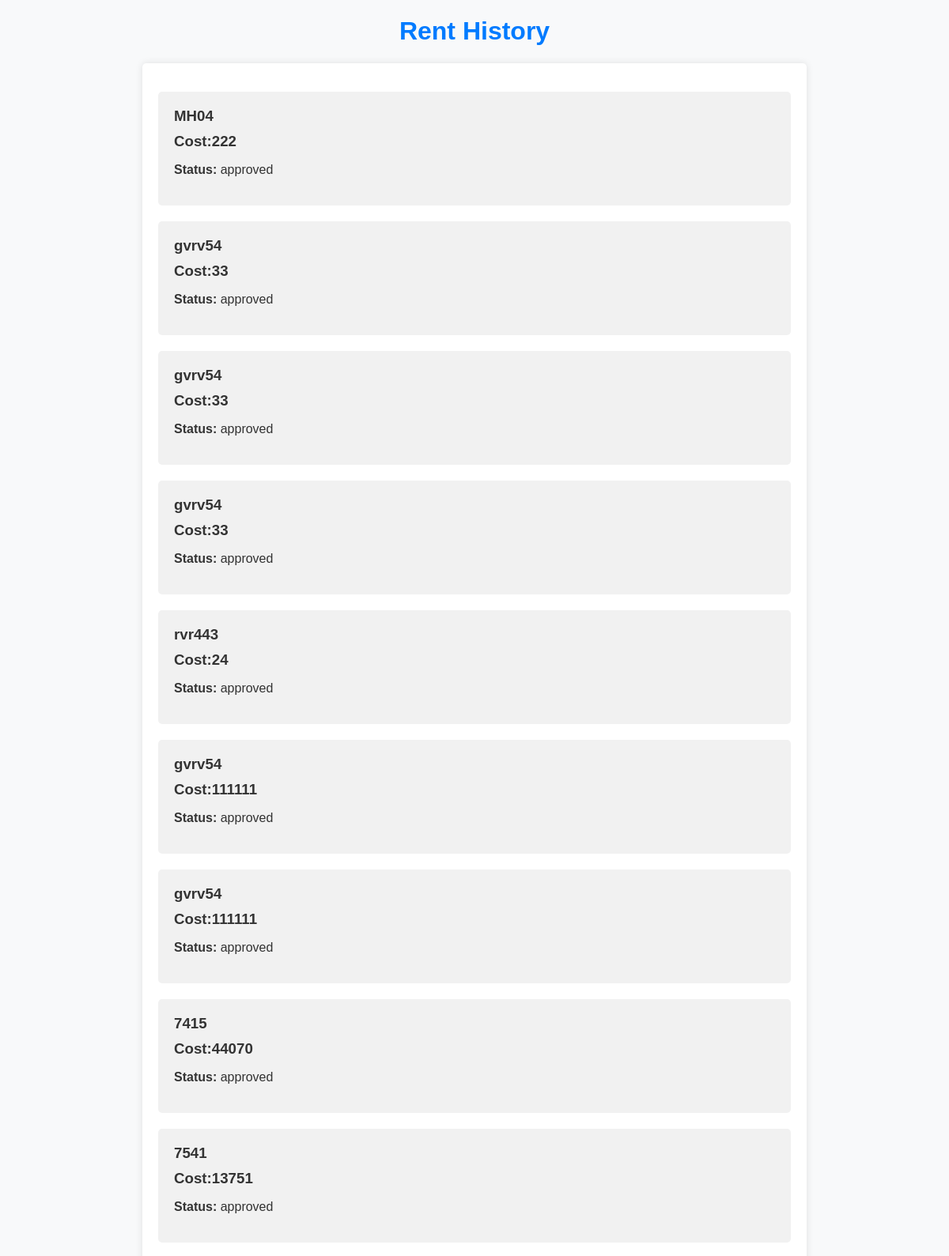
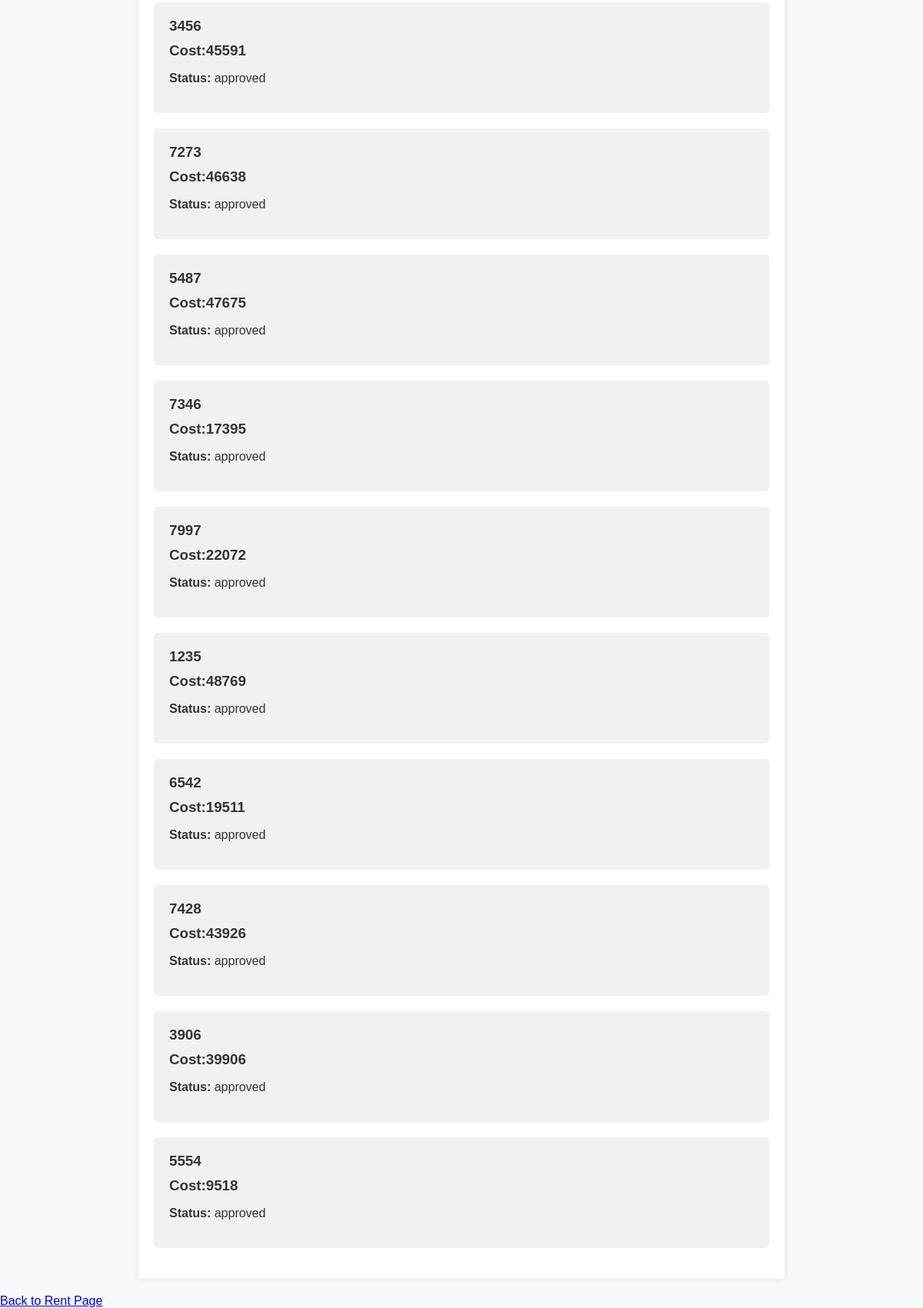
Page /rent_history/ (signed in) on the committed database (2 pictures, top to bottom).
### vehicle/models.py (models this page shows, shortened)
class Vehicle(models.Model):
    AVAILABE_CHOICES = (
        ('B', 'Booked'),
        ('NB', 'Not Booked'),
    )
    INSURANCES_CHOICES = (
        ('U', 'Updated'),
        ('NU', 'No Update'),
    )
    FUEL_CHOICES = (
        ('P', 'Petrol'),
        ('D', 'Diesel'),
    )
    owner = models.ForeignKey(User, default=None, on_delete=models.CASCADE)
    approval_status = models.CharField(max_length=20, default='pending')
    name = models.CharField(max_length=100, null=True, blank=True)
    number_plate = models.CharField(max_length=20, blank=True, null=True)
    distance_travelled = models.DecimalField(max_digits=10, default=0, decimal_places=0)
    images = models.ImageField(upload_to='images/', default="default.jpg", blank=False)
    mileage = models.DecimalField(max_digits=10, default=0, decimal_places=0)
    cost = models.IntegerField(null=True, blank=True)
    available_status = models.CharField(max_length=2, default='NB', choices=AVAILABE_CHOICES)
    insurance_status = models.CharField(max_length=2, default='NU', choices=INSURANCES_CHOICES)
    fuel = models.CharField(max_length=1, default='D', choices=FUEL_CHOICES)
    customer = models.ForeignKey(User, null=True, on_delete=models.CASCADE, related_name='vehicles')
    objects = VehicleManager()

### vehicle/views.py (the view)
# urls.py: path('rent_history/',views.rent_history,name='rent_history'),
@login_required
def rent_history(request):
     user = request.user
     print(user)
     rent=Vehicle.objects.filter(owner=user)
     return render (request,'rent_history.html',{'rent':rent})

### templates/rent_history.html (shortened to what this page needs)
<!DOCTYPE html>
<html lang="en">
<head>
</head>
<body>
    <h1>Rent History</h1>
    <div class="rent-history-container">
        {% if rent %}
            <ul>
                {% for r in rent%}
                    <li>
                        <h3>{{ r.number_plate }}</h3>
                        <h3>Cost:{{r.cost}}</h3>
                        <p><strong>Status:</strong> {{ r.approval_status }}</p>
                    </li>
                {% endfor %}
            </ul>
        {% else %}
            <p>No rent history found.</p>
        {% endif %}
    </div>
    <div>
        <a href="{% url 'rent' %}" class="back-link">Back to Rent Page</a>
    </div>
</body>
</html>

### templates/rent_history.html (style rules this page uses)
body { font-family: Arial, sans-serif; background-color: #f8f9fa; color: #333; margin: 0; padding: 0; }
.rent-history-container { max-width: 800px; margin: 20px auto; padding: 20px; background-color: #fff; border-radius: 5px; box-shadow: 0 0 10px rgba(0, 0, 0, 0.1); }
h1 { text-align: center; color: #007bff; }
ul { list-style-type: none; padding: 0; }
li { margin-bottom: 20px; padding: 20px; background-color: #f1f1f1; border-radius: 5px; }
h3 { margin-top: 0; margin-bottom: 10px; }
p strong { font-weight: bold; }

### rows in the picture
Vehicle: number_plate "MH04", cost "222", approval_status "approved"
Vehicle: number_plate "gvrv54", cost "33", approval_status "approved"
Vehicle: number_plate "gvrv54", cost "33", approval_status "approved"
Vehicle: number_plate "gvrv54", cost "33", approval_status "approved"
Vehicle: number_plate "rvr443", cost "24", approval_status "approved"
Vehicle: number_plate "gvrv54", cost "111111", approval_status "approved"
Vehicle: number_plate "gvrv54", cost "111111", approval_status "approved"
Vehicle: number_plate "7415", cost "44070", approval_status "approved"
Vehicle: number_plate "7541", cost "13751", approval_status "approved"
Vehicle: number_plate "3456", cost "45591", approval_status "approved"
Vehicle: number_plate "7273", cost "46638", approval_status "approved"
Vehicle: number_plate "5487", cost "47675", approval_status "approved"
Vehicle: number_plate "7346", cost "17395", approval_status "approved"
Vehicle: number_plate "7997", cost "22072", approval_status "approved"
Vehicle: number_plate "1235", cost "48769", approval_status "approved"
Vehicle: number_plate "6542", cost "19511", approval_status "approved"
Vehicle: number_plate "7428", cost "43926", approval_status "approved"
Vehicle: number_plate "3906", cost "39906", approval_status "approved"
Vehicle: number_plate "5554", cost "9518", approval_status "approved"
